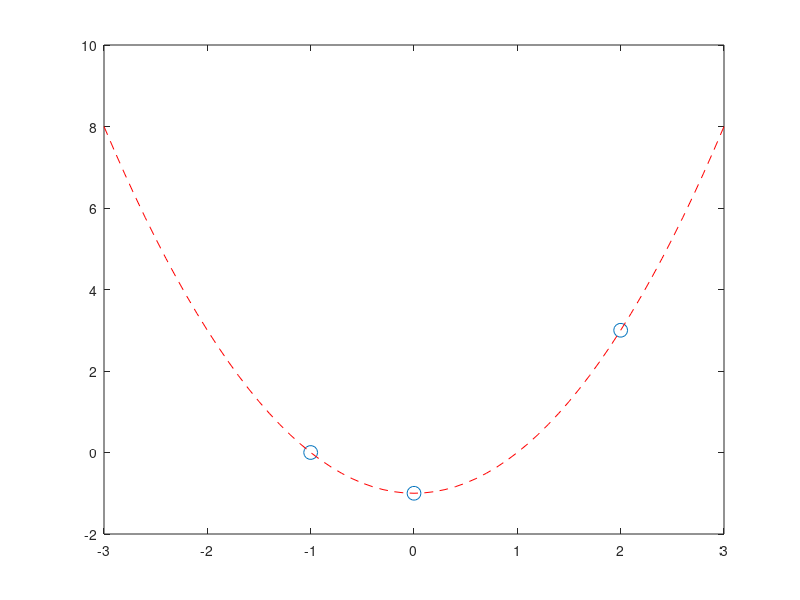

This figure's MATLAB source:
X = [-1 0 2];
Y = [0 -1 3];
p2 = polyfit(X,Y,2);
plot(X, Y, 'o', 'MarkerSize', 10);
hold on;
x = -3:0.1:3;
plot(x, polyval(p2,x), 'r--');
